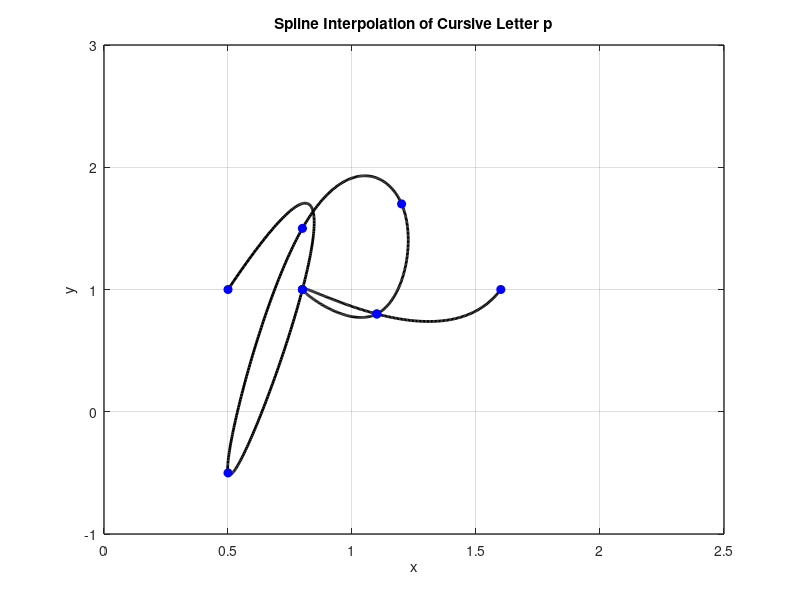

MATLAB code for this plot:
x = [0.5 0.8 0.5 0.8 1.2 1.1 0.8 1.1 1.6];
y = [1 1 -0.5 1.5 1.7 0.8 1 0.8 1];

n = length(x);
t = 0:n-1; % Parametric coordinate t
tt = 0:0.01:n-1; % More dense coordinate tt for spline interpolation

% Compute spline interpolation
xx = spline(t, x, tt);
yy = spline(t, y, tt);

% Plot settings
figure(1)
plot(xx, yy, 'k', 'LineWidth', 2) % plot spline
hold on
plot(x, y, 'bo', 'MarkerFaceColor', 'b') % plot data points
axis([0 2.5 -1 3])
grid on
title('Spline Interpolation of Cursive Letter p')
xlabel('x')
ylabel('y')
set(gca, 'FontSize', 10, 'LineWidth', 1)
grid on